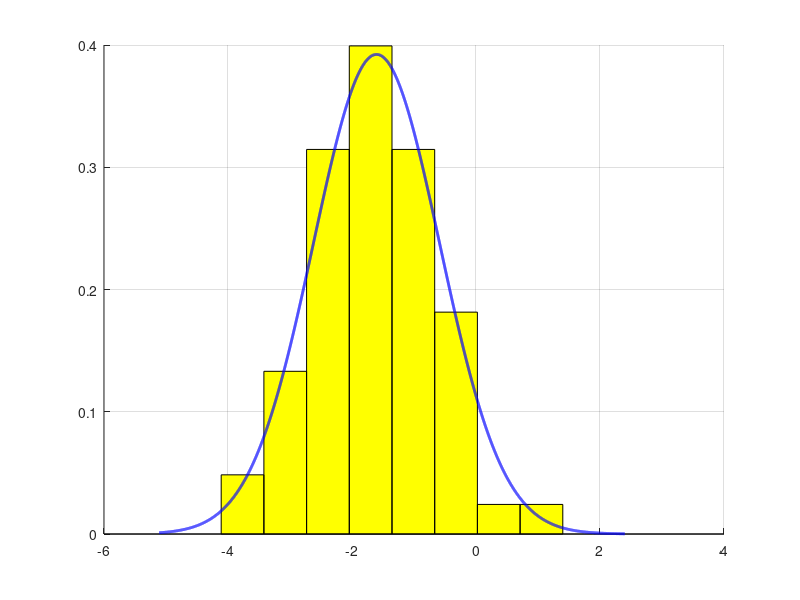
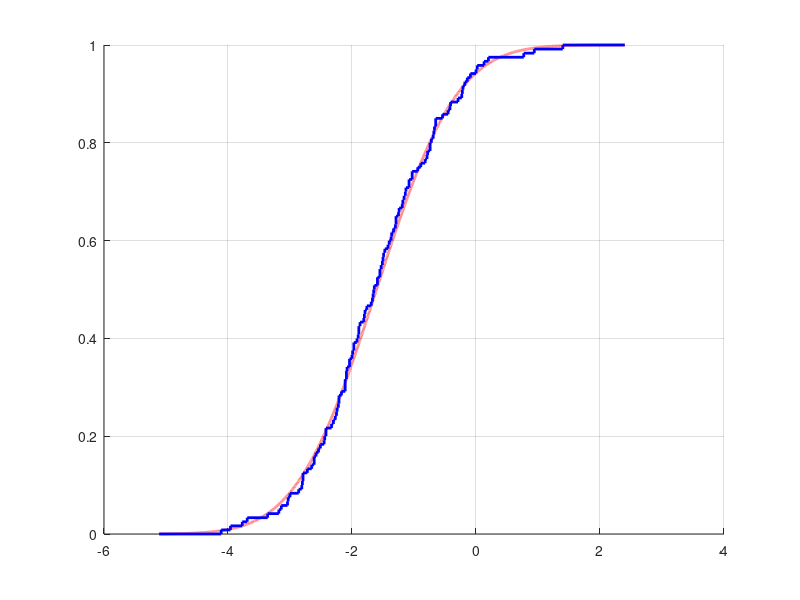

The MATLAB source for these figures, in order:
warning("off", "Octave:data-file-in-path");
X = csvread('x.csv');
X = sort(X);
n = length(X);

fprintf("а) вычисление максимального значения M_max и минимального значения \
M_min:\n");
M_max = max(X);
M_min = min(X);
fprintf("\tM_max = %+.4f\n\tM_min = %+.4f\n", M_max, M_min);

fprintf("\nб) вычисление размаха R выборки:\n");
R = M_max - M_min;
fprintf("\tR = %.4f\n", R);

fprintf("\nв) вычисление оценок Mu и S_square математического ожидания MX и \
дисперсии DX:\n");
Mu = sum(X) / n;
S_square = sum((X - Mu) .^2) / (n - 1);
fprintf("\tMu = %.4f\n\tS_square = %.4f\n", Mu, S_square);

S = sqrt(S_square);

fprintf("\nг) группировка значений выборки в m = [log2(n)] + 2 интервала:\n");
m = floor(log2(n)) + 2;
fprintf("\tКоличество интервалов m = %d\n\n", m);
delta = (X(n) - X(1)) / m;
J_limits = M_min : delta : M_max;
ni = zeros(m, 1);

for i = 1 : m
    count = 0;
    
    for x = X
        if (i == m) && (x >= J_limits(i)) && (x <= J_limits(i + 1))
            count++;
        elseif (x >= J_limits(i)) && (x < J_limits(i + 1))
            count++;
        endif
    endfor
    
    if (i == m)
        fprintf("\t%d) [%+.3f; %+.3f), n%d = %d\n", i, J_limits(i), 
                J_limits(i + 1), i, count);
    else
        fprintf("\t%d) [%+.3f; %+.3f], n%d = %d\n", i, J_limits(i),
                J_limits(i + 1), i, count);
    endif
    
    ni(i) = count;
endfor

fprintf("\nд) построение на одной координатной плоскости гистограммы\n\
   и графика функции плотности распределния вероятностей\n   \
   нормальной случайной величины с математическим\n   \
   ожиданием Mu и дисперсией S_square\n");

J_middles = zeros(m, 1);

for i = 1 : m
    J_middles(i) = (J_limits(i) + J_limits(i + 1)) / 2;
endfor

fn_values = zeros(m, 1);

for i = 1 : m
    fn_values(i) = ni(i) / (n * delta);
endfor

step = 0.001;
x_coords = (M_min - 1) : step : (M_max + 1);
f_density_normal = normpdf(x_coords, Mu, S);

figure
hold on;
bar(J_middles, fn_values, 1, 'y')
plot(x_coords, f_density_normal, 'b', 'LineWidth', 2);
grid on;
hold off;

fprintf("\nе) построение на другой координатной плоскости графика \n\
    эмпирической функции распределения и функции\n\
    распределения нормальной случайной величины с\n\
    математическим ожиданием Mu и дисперсией S_square\n"); 

t_arr = zeros(n + 2, 1);
t_arr(1) = X(1) - 1;
t_arr(n + 2) = X(n) + 1;

for i = 2 : n + 1
    t_arr(i) = X(i - 1);
endfor

f_emp = zeros(length(t_arr), 1);

for i = 1 : length(t_arr)
    count = 0;
    
    for j = 1 : n
        if (t_arr(i) >= X(j))
            count++;
        end
    endfor
    
    f_emp(i) = count / n;
endfor

xs = (M_min - 1) : step : (M_max + 1);
f_norm = normcdf(x_coords, Mu, S);

figure
hold on;
plot(xs, f_norm, ':r', 'linewidth', 2);
stairs(t_arr, f_emp, 'b', 'linewidth', 2);
grid on;
hold off;